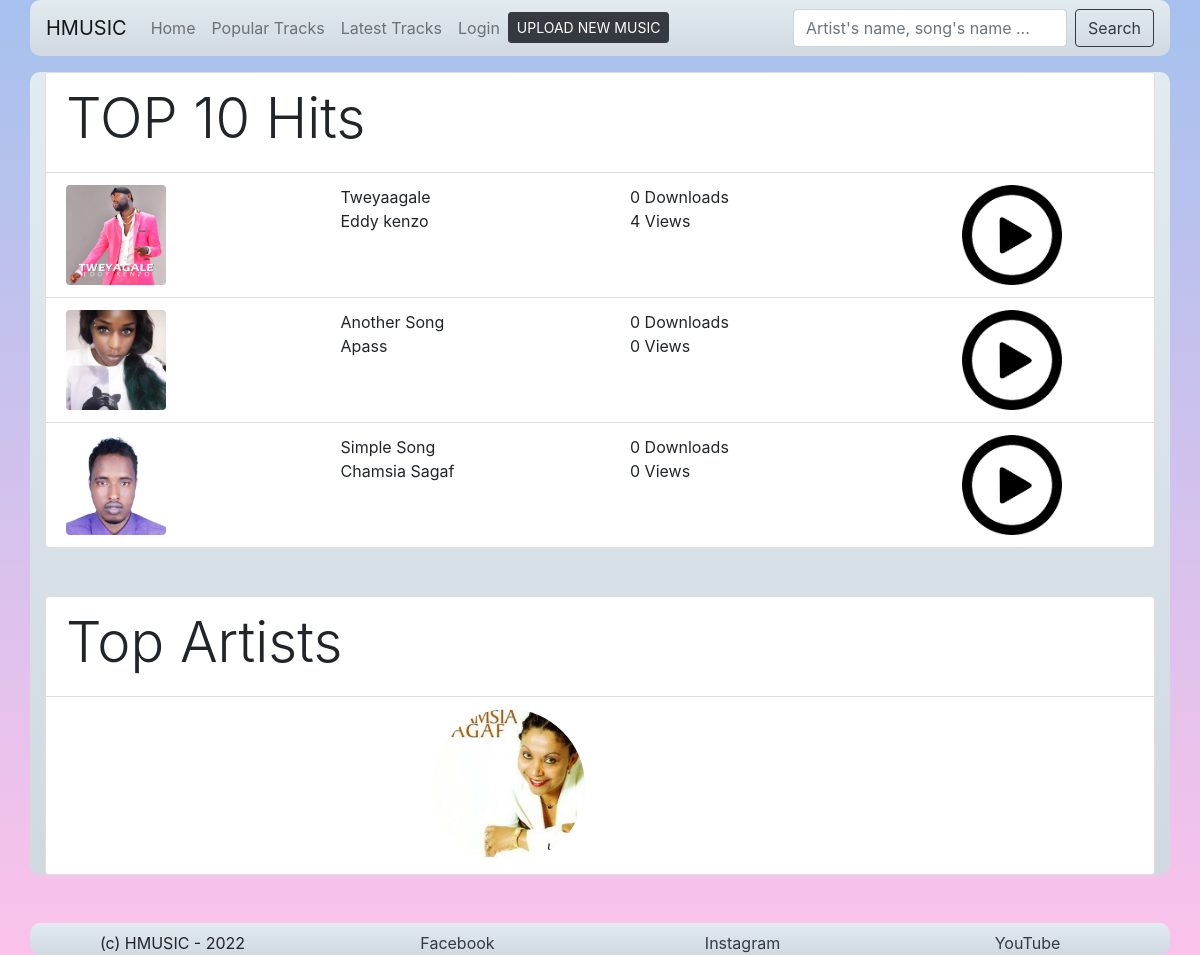
Before: / with the older database file.
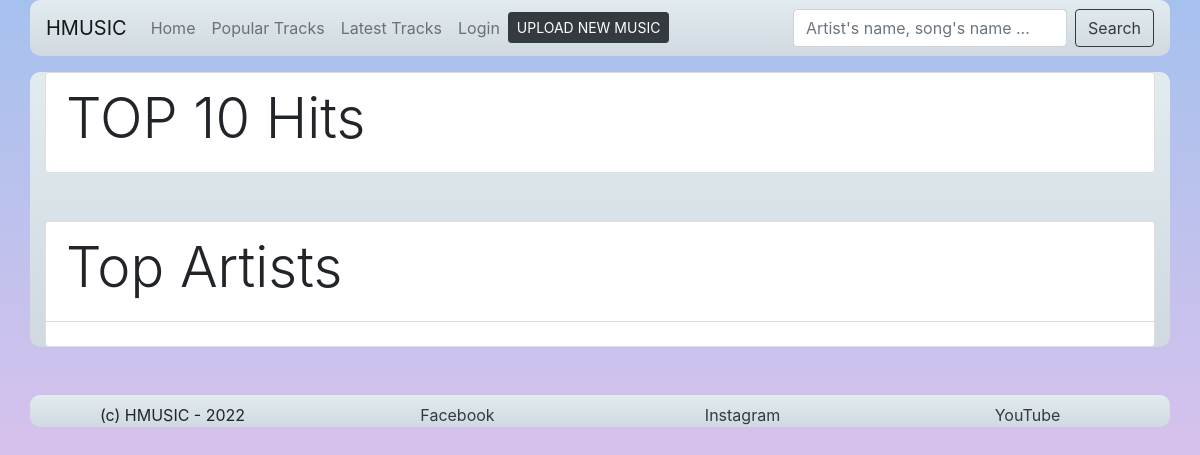
After: the same page with the newer database file.
### tables this page shows
CREATE TABLE `artist` (
  `artist_id` int(11) NOT NULL,
  `artist_name` varchar(45) DEFAULT NULL,
  `artist_biography` text DEFAULT NULL,
  `artist_details` varchar(45) DEFAULT NULL,
  `artist_photo` text NOT NULL
);

CREATE TABLE `songs` (
  `song_id` int(11) NOT NULL,
  `song_mp3` text DEFAULT NULL,
  `song_photo` text DEFAULT NULL,
  `song_date` text DEFAULT NULL,
  `aritst_id` varchar(35) DEFAULT NULL,
  `song_name` varchar(225) NOT NULL,
  `upload_by` int(11) NOT NULL
);

### files/functions.php (called while the page is built, shortened)
<?php
function get_top_songs($conn){
	$songs = get_all_songs($conn);
	$_songs = array( );
	foreach ($songs as $key => $song) {
		$song['view_count'] = get_song_views($conn,$song['song_id']);
		$song['download_count'] = get_song_downloads($conn,$song['song_id']);
		array_push($_songs, $song);
	}
	for($j = 0; $j < (count($_songs) - 1);$j++) {
		for($i = 0; $i < (count($_songs) - 1);$i++) {
			if($_songs[$i]['view_count'] < $_songs[$i+1]['view_count']){
				$temp = $_songs[$i];
				$_songs[$i] = $_songs[$i+1];
				$_songs[$i+1] = $temp;
			}
		}
	}
 	return $_songs;
}
function get_song_downloads($conn,$song_id){
	$sql = "SELECT count(download_id) AS download FROM downloads WHERE song_id = {$song_id}";
 	$res = $conn->query($sql);
  	$data = $res->fetch_assoc();
  	return $data['download'];
}
function get_song_views($conn,$song_id){
	$sql = "SELECT count(view_id) AS view_count  FROM views WHERE song_id = {$song_id}";
 	$res = $conn->query($sql);
  	$data = $res->fetch_assoc();
  	return $data['view_count'];
}
function get_all_songs($conn,$upload_by = ""){
	if(strlen($upload_by) > 0){
		$sql = "SELECT * FROM artist,songs
				WHERE
					songs.aritst_id = artist.artist_id AND
					songs.upload_by = {$upload_by}
				ORDER BY artist_name ASC";
	}else{
		$sql = "SELECT * FROM artist,songs
				WHERE
					songs.aritst_id = artist.artist_id
				ORDER BY artist_name ASC";
	}
 	$res = $conn->query($sql);
 	$songs = array();
  	while ($data = $res->fetch_assoc()) {
  		array_push($songs, $data);
 	}
 	return $songs;
}
function get_all_artists($conn){
	$sql = "SELECT * FROM artist ORDER BY artist_name ASC";
 	$res = $conn->query($sql);
 	$artists = array();
  	while ($data = $res->fetch_assoc()) {
  		array_push($artists, $data);
 	}
 	return $artists;
}

### index.php (the view, shortened to what this page needs)
<?php
include 'files/functions.php';
require_once("files/header.php");
$top_songs = get_top_songs($conn);
?>
<div class="container">
	<ul class="list-group mt-md-3">
	  <li class="list-group-item">
	  	<h2 class="display-4">TOP 10 Hits</h2>
	  </li>
	  <?php $i = 0; foreach ($top_songs as $key => $s):
	  ?>
	  		  <li class="list-group-item">
			  	<div class="row">
			  		<div class="col">
			  			<img class="img-fluid rounded" width="100" src="uploads/<?php echo $s['song_photo']; ?>" alt="">
			  		</div>
			  		<div class="col">
			  			<div class="row">
			  				<div class="col-12">
			  					<?php echo $s['song_name']; ?>
			  				</div>
			  				<div class="col-12">
			  					<?php echo $s['artist_name']; ?>
			  				</div>
			  			</div>
			  		</div>
			  		<div class="col">
			 		<div class="col">
				  			<div class="row">
				  				<div class="col-12">
				  					<?php echo $s['download_count']; ?> Downloads
				  				</div>
				  				<div class="col-12">
				  					<?php echo $s['view_count']; ?> Views
				  				</div>
				  			</div>
				  		</div>
			  		</div>
			  		<div class="col text-center">
			  			<a href="play.php?song=<?php echo($s['song_id']); ?>" title=""><img width="100" src="img/play.png" alt=""></a>
			  		</div>
			  	</div>
			  </li>
	  <?php endforeach ?>
	</ul>
	<ul class="list-group  mt-5 mb-5">
	  <li class="list-group-item">
		<h2 class="display-4">Top Artists</h2>
	  </li>
	 <li class="list-group-item">
	 <div class="row">
	  	<?php
		  	$all_artists = get_all_artists($conn);
	  		$i = 0;
	  		foreach ($all_artists as $key => $a):
		  	if($i>5)
		  		break;
		  	$i++; ?>
			 	<div class="col-6 col-md-2 rounded ">
			 		<a href="artist.php?artist_id=<?= $a['artist_id'] ?>" title="<?= $a['artist_name'] ?>"><img class="img-fluid rounded-circle"   src="uploads/<?php echo $a['artist_photo']; ?>" alt=""></a>
			 	</div>
	 	<?php endforeach ?>
	 </div>
	</li>
	</ul>
</div>
<?php require_once("files/footer.php"); ?>

### files/header.php (shortened to what this page needs)
<!DOCTYPE html>
<html>
<head>
	<link rel="stylesheet" type="text/css" href="css/bootstrap.css">
</head>
<body>
	<nav class="navbar navbar-expand-lg navbar-light bg-light container">
	  <a class="navbar-brand" href="index.php">HMUSIC</a>
	  <div class="collapse navbar-collapse" id="navbarSupportedContent">
	    <ul class="navbar-nav mr-auto">
	      <li class="nav-item">
	        <a class="nav-link" href="index.php">Home</a>
	      </li>
	      <li class="nav-item">
	        <a class="nav-link" href="popular_tracks.php">Popular Tracks</a>
	      </li>
	      <li class="nav-item">
	        <a class="nav-link" href="latest_tracks.php">Latest Tracks</a>
	      </li>
	      <li class="nav-item">
	      	<?php if (isset($_SESSION['user'])){ ?>
		        <a class="nav-link" href="my_account.php">My Account</a>
	      	<?php }else{ ?>
		        <a class="nav-link" href="login.php">Login</a>
	      	<?php } ?>
	      </li>
	       <li class="nav-item">
	        <a class="btn btn-dark btn-sm mt-1" href="admin_song_upload.php">UPLOAD NEW MUSIC</a>
	      </li>
	    </ul>
	    <form class="form-inline my-2 my-lg-0" action="search.php" method="post">
	      <input class="form-control mr-sm-2" type="search" placeholder="Artist's name, song's name ..." aria-label="Search" name="search">
	      <button class="btn btn-outline-dark my-2 my-sm-0" type="submit">Search</button>
	    </form>
	  </div>
	</nav>

### files/footer.php
	<div class="container">
		<footer class="border-dark row mt-3 mt-md-5 pt-2">
			<div class="col-md-3  text-center">
				(c) HMUSIC - 2022
			</div>
			<div class="col-md-3  text-center text-dark">
				<a target="blank" href="https://www.facebook.com/profile.php?id=100088122387901" title="" class="text-dark">Facebook</a>
			</div>
			<div class="col-md-3  text-center text-dark">
				<a target="blank" href="https://www.instagram.com/" title="" class="text-dark">Instagram</a>
			</div>
			<div class="col-md-3 text-center">
				<a target="blank" href="https://www.youtube.com/channel/UCpc8m3qvHdO01KpcqgHKUog" title="" class="text-dark">YouTube</a>
			</div>
		</footer>
	</div>
</body>
</html>

### files/header.php (style rules this page uses)
body { background-image: linear-gradient(to top, #fbc2eb 0%, #a6c1ee 100%); background-repeat: no-repeat; background-size: cover; background-attachment: fixed; }
.container { background-image: linear-gradient(to top, #cfd9df 0%, #e2ebf0 100%); border-radius: 10px; }

Changed rows visible on the page:
removed artist: songs.song_photo (placeholder picture), songs.song_name "Tweyaagale", artist_name "Eddy kenzo", songs.upload_by "0", view_count "4"
removed artist: songs.song_photo (picture), songs.song_name "Another Song", artist_name "Apass", download_count "0", view_count "0"
removed artist: songs.song_photo (picture), songs.song_name "Simple Song", artist_name "Chamsia Sagaf", download_count "0", view_count "0", artist_photo (picture)
